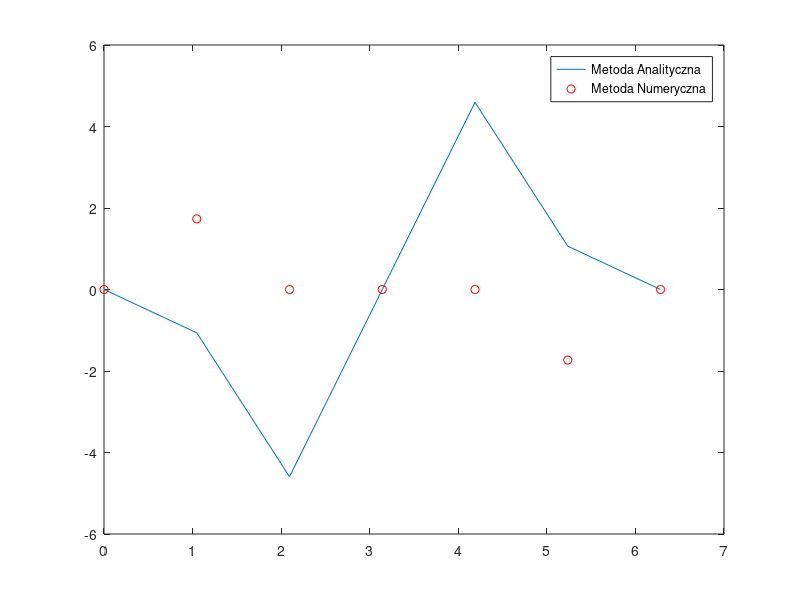

The MATLAB source for this figure:
clear, clc;
#dane wej�ciowe
a=0;
b=2*pi;
n=input('Podaj liczbe w�z��w: ');
h = (b-a)/(n-1);
Ua = 0;
Ub = 0;
f = @(x) -sin(x) - 4*sin(2*x);
g = @(x) sin(x) + sin(2*x);
#obliczenia
v1 = -2*diag(eye(n));
v2 = diag(eye(n-1));
A = diag(v1) + diag(v2,1) + diag(v2,-1);
x= linspace(a+h,b-h,n);
x2 = linspace(a,b,n+2);
F = f(x)*h^2;
F(1) = F(1) - Ua;
F(n) = F(n) - Ub;
U = linsolve(A,F');
U = [Ua U' Ub];
#wykres
plot(x2, U, x2, g(x2), 'ro');
legend('Metoda Analityczna','Metoda Numeryczna');
#error
E = max(abs(g(x2) - U));
